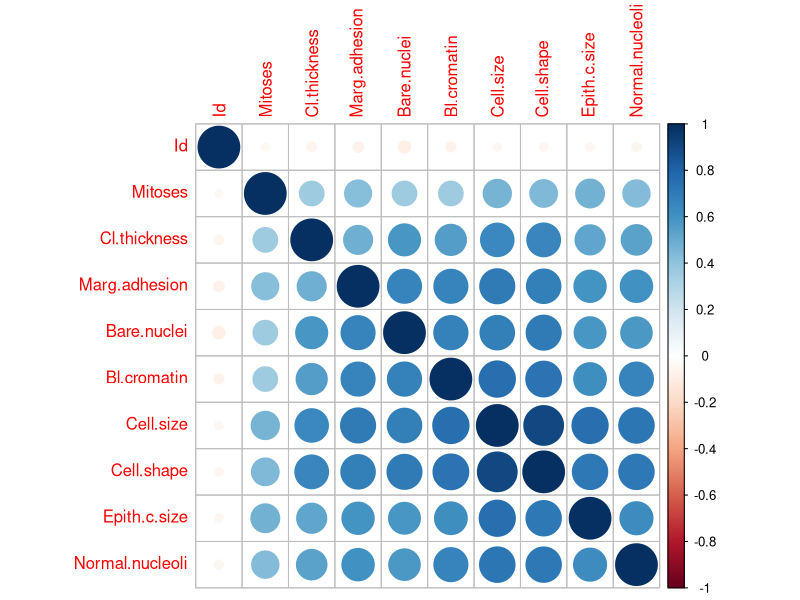

This figure's R source: (Note: this script raises an error after producing the figure.)
## ---- chunk 1
knitr::opts_chunk$set(echo = TRUE)
## ---- chunk 2
library(tidyverse)
library(caret)
library(randomForest)
library(mlbench)
library(glmnet)
## ---- chunk 3
data(BreastCancer)
head(BreastCancer)
dim(BreastCancer)
summary(BreastCancer$Class)
## ---- chunk 4
BreastCancer_num = transform(BreastCancer, Id = as.numeric(Id), 
                         Cl.thickness = as.numeric(Cl.thickness),
                         Cell.size = as.numeric(Cell.size),
                         Cell.shape = as.numeric(Cell.shape), 
                         Marg.adhesion = as.numeric(Marg.adhesion),
                         Epith.c.size = as.numeric(Epith.c.size),
                         Bare.nuclei = as.numeric(Bare.nuclei), 
                         Bl.cromatin = as.numeric(Bl.cromatin), 
                         Normal.nucleoli = as.numeric(Normal.nucleoli),
                         Mitoses = as.numeric(Mitoses))

BreastCancer_num[is.na(BreastCancer_num)] = 0

#calculate correlation matrix using pearson correlation (others include spearman and kendall)
correlation_matrix = cor(BreastCancer_num[,1:10])

#visualize correlation matrix
library(corrplot)
corrplot(correlation_matrix, order = "hclust")

#apply correlation filter of 0.7
highly_correlated <- colnames(BreastCancer[, -1])[findCorrelation(correlation_matrix, cutoff = 0.7, verbose = TRUE)]

#which features are highly correlated and can be removed
highly_correlated
## ---- chunk 5
data(BreastCancer)
BreastCancer_num = transform(BreastCancer, Id = as.numeric(Id), 
                         Cl.thickness = as.numeric(Cl.thickness),
                         Cell.size = as.numeric(Cell.size),
                         Cell.shape = as.numeric(Cell.shape), 
                         Marg.adhesion = as.numeric(Marg.adhesion),
                         Epith.c.size = as.numeric(Epith.c.size),
                         Bare.nuclei = as.numeric(Bare.nuclei), 
                         Bl.cromatin = as.numeric(Bl.cromatin), 
                         Normal.nucleoli = as.numeric(Normal.nucleoli),
                         Mitoses = as.numeric(Mitoses))

BreastCancer_num[is.na(BreastCancer_num)] = 0

#define the control 
control = rfeControl(functions = caretFuncs, number = 2)

# run the RFE algorithm
results = rfe(BreastCancer_num[,1:10], BreastCancer_num[,11], sizes = c(2,5,9), rfeControl = control, method = "svmRadial")

#sizes (2,5,9)/(2,5,7) can try different numbers 

results
results$variables

#visualized
plot(results, type=c('g','o'))

#list chosen features
predictors(results)
## ---- chunk 6
set.seed(24)

#convert data to matrix 
x = as.matrix(BreastCancer_num[,1:10])
y = as.double(as.matrix(ifelse(BreastCancer_num[,11]=='benign', 0, 1))) 

#fit Lasso model 
cv.lasso <- cv.glmnet(x, y, family='binomial', alpha=1, parallel=TRUE, standardize=TRUE, type.measure='auc')

plot(cv.lasso)
#tells at which point accuracy decreases

cat('Min Lambda: ', cv.lasso$lambda.min, '\n 1Sd Lambda: ', cv.lasso$lambda.1se)
df_coef <- round(as.matrix(coef(cv.lasso, s=cv.lasso$lambda.min)), 2)

# See all contributing variables
df_coef[df_coef[, 1] != 0, ]
## ---- chunk 7
#data
data(BreastCancer)
train_size <- floor(0.75 * nrow(BreastCancer))
set.seed(24)
train_pos <- sample(seq_len(nrow(BreastCancer)), size = train_size)

#convert to numeric
BreastCancer_num = transform(BreastCancer, Id = as.numeric(Id), 
                         Cl.thickness = as.numeric(Cl.thickness),
                         Cell.size = as.numeric(Cell.size),
                         Cell.shape = as.numeric(Cell.shape), 
                         Marg.adhesion = as.numeric(Marg.adhesion),
                         Epith.c.size = as.numeric(Epith.c.size),
                         Bare.nuclei = as.numeric(Bare.nuclei), 
                         Bl.cromatin = as.numeric(Bl.cromatin), 
                         Normal.nucleoli = as.numeric(Normal.nucleoli),
                         Mitoses = as.numeric(Mitoses))

BreastCancer_num[is.na(BreastCancer_num)] = 0

train_classification <- BreastCancer_num[train_pos, ]
test_classification <- BreastCancer_num[-train_pos, ]

#fit a model
rfmodel = randomForest(Class ~ Id + Cl.thickness + Cell.size + Cell.shape + Marg.adhesion + Epith.c.size + Bare.nuclei + Bl.cromatin + Normal.nucleoli +  Mitoses, data=train_classification,  importance = TRUE, oob.times = 15, confusion = TRUE)

#rank features based on importance 
importance(rfmodel)
#gives ranking for each feature

## ---- chunk 8
#loading data 
data(Glass)
head(Glass)
dim(Glass)

## ---- chunk 9
Glass_num = transform(Glass, RI = as.numeric(RI), 
                         Na = as.numeric(Na),
                         Mg = as.numeric(Mg),
                         Al = as.numeric(Al), 
                         Si = as.numeric(Si),
                         K = as.numeric(K),
                         Ca = as.numeric(Ca), 
                         Ba = as.numeric(Ba), 
                         Fe = as.numeric(Fe),
                         Type = as.numeric(Type))

Glass_num[is.na(Glass_num)] = 0
## ---- chunk 10
#calculate correlation matrix using pearson correlation (others include spearman and kendall)
correlation_matrix = cor(Glass_num[,1:10])

#visualize correlation matrix
library(corrplot)
corrplot(correlation_matrix, order = "hclust")

#apply correlation filter of 0.7
highly_correlated <- colnames(Glass_num[, -1])[findCorrelation(correlation_matrix, cutoff = 0.7, verbose = TRUE)]

#which features are highly correlated and can be removed
highly_correlated

#predicted: "Na"
## ---- chunk 11
#define the control 
control = rfeControl(functions = caretFuncs, number = 2)

# run the RFE algorithm
results = rfe(Glass_num[,1:9], Glass_num[,10], sizes = c(1,3,5), rfeControl = control, method = "svmRadial")

#sizes (2,5,9)/(2,5,7) can try different numbers 

results
results$variables

#visualized
# plot(results, type=c('g','o'))

#list chosen features
predictors(results)

# Mg, Al, K, Na, Ba

## ---- chunk 12
# stepwise backward regression
results = step(lm(Glass_num[,1:9], Glass_num[,10],data=Glass),direction="backward")

predictors(results)

#"Na" "Mg" "Al" "Si" "K" 
